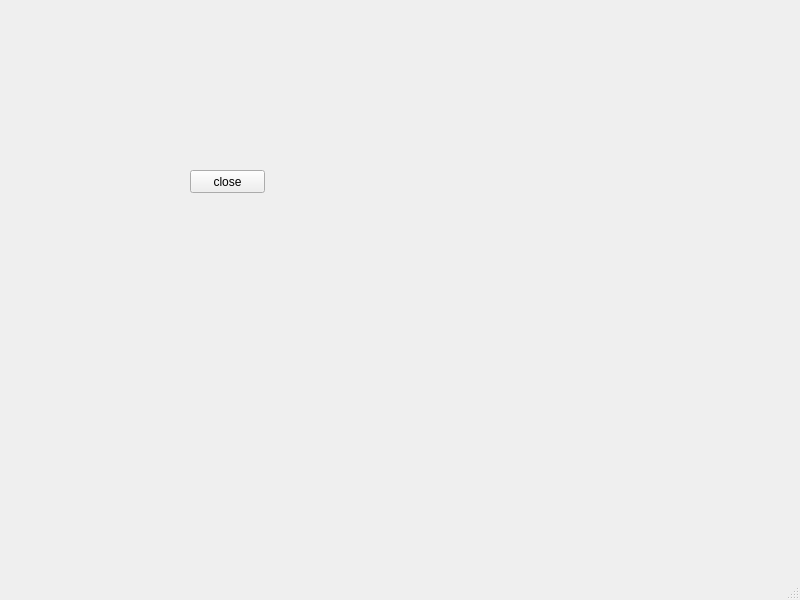
<?xml version="1.0" encoding="UTF-8"?>
<ui version="4.0">
 <class>MainWindow</class>
 <widget class="QMainWindow" name="MainWindow">
  <property name="geometry">
   <rect>
    <x>0</x>
    <y>0</y>
    <width>800</width>
    <height>600</height>
   </rect>
  </property>
  <property name="windowTitle">
   <string>MainWindow</string>
  </property>
  <widget class="QWidget" name="centralwidget">
   <widget class="QPushButton" name="pushButton">
    <property name="geometry">
     <rect>
      <x>190</x>
      <y>170</y>
      <width>75</width>
      <height>23</height>
     </rect>
    </property>
    <property name="text">
     <string>close</string>
    </property>
   </widget>
  </widget>
  <widget class="QMenuBar" name="menubar">
   <property name="geometry">
    <rect>
     <x>0</x>
     <y>0</y>
     <width>800</width>
     <height>23</height>
    </rect>
   </property>
  </widget>
  <widget class="QStatusBar" name="statusbar"/>
 </widget>
 <resources/>
 <connections>
  <connection>
   <sender>pushButton</sender>
   <signal>clicked()</signal>
   <receiver>MainWindow</receiver>
   <slot>close()</slot>
   <hints>
    <hint type="sourcelabel">
     <x>213</x>
     <y>209</y>
    </hint>
    <hint type="destinationlabel">
     <x>153</x>
     <y>257</y>
    </hint>
   </hints>
  </connection>
 </connections>
</ui>
